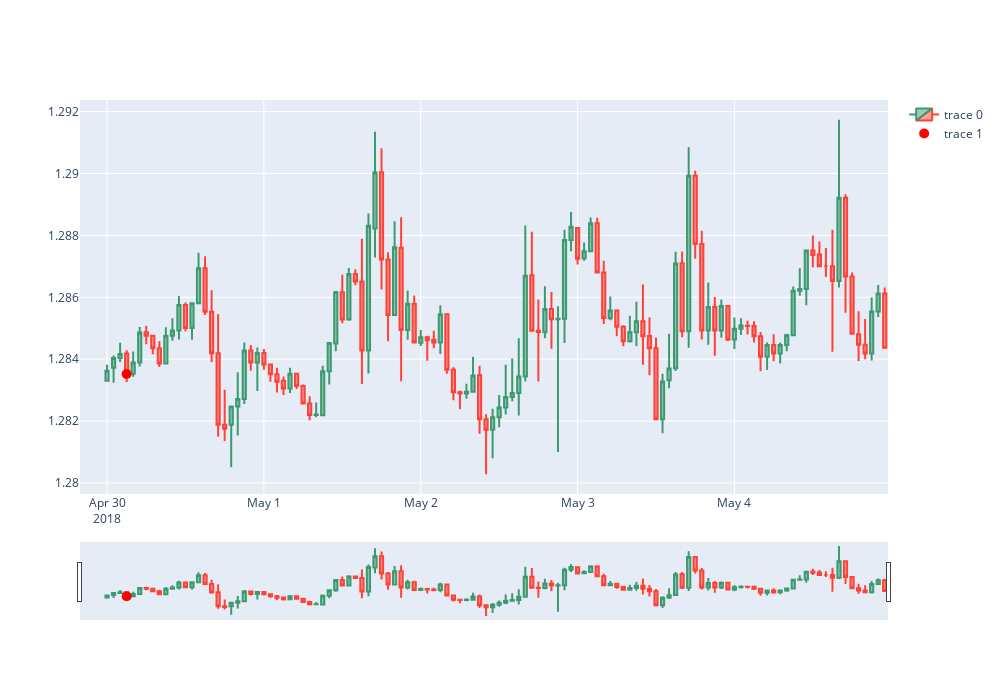

Notebook code for this chart:
### Code cell
# import pandas as pd
import numpy as np
import mplfinance as mpf
import matplotlib.pyplot as plt
from datetime import timedelta
import plotly.graph_objects as go
from datetime import datetime


# Convertir las columnas de fechas a formato datetime
df['Date'] = pd.to_datetime(df['Date'])

dates = df[df['trade'] != 0].Date.unique()

for date in dates:

    data = df[df['Date'] == date].iloc[0]
    signal = data.trade
    
    start_date = date - timedelta(hours=24)
    end_date = date + timedelta(hours=120)

    print(start_date)
    print(end_date)
    
    historical_prices = df[
        (df['Date'] >= start_date) &
        (df['Date'] <= end_date)
    ].copy()

    
    fig = go.Figure(data=[go.Candlestick(x=historical_prices['Date'],
                    open=historical_prices['Open'],
                    high=historical_prices['High'],
                    low=historical_prices['Low'],
                    close=historical_prices['Close'])])



    
    if signal == 1:
        color = 'green'
    else:
        color = 'red'
        
    fig.add_trace(go.Scatter(
        x=[data.Date],
        y=[data.Close],
        mode='markers',
        marker=dict(color=color, symbol='circle', size=10),
    ))

    
    # Ajustar el tamaño del gráfico
    fig.update_layout(
        width=1000,  # Ancho en píxeles
        height=700   # Altura en píxeles
    )
    
    fig.show()
    
    a = input()  # Pausa para la interacción del usuario
    clear_output()
